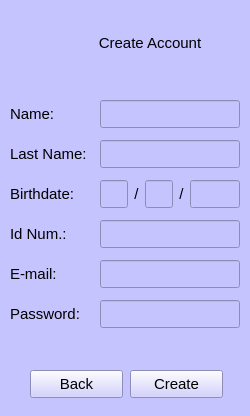
<?xml version="1.0" encoding="UTF-8"?>
<ui version="4.0">
 <class>MainWindowSignIn</class>
 <widget class="QMainWindow" name="MainWindowSignIn">
  <property name="geometry">
   <rect>
    <x>0</x>
    <y>0</y>
    <width>250</width>
    <height>416</height>
   </rect>
  </property>
  <property name="windowTitle">
   <string>MainWindow</string>
  </property>
  <property name="styleSheet">
   <string notr="true">background-color: rgb(198, 196, 255);</string>
  </property>
  <widget class="QWidget" name="centralwidget">
   <widget class="QLabel" name="label_2">
    <property name="geometry">
     <rect>
      <x>10</x>
      <y>100</y>
      <width>55</width>
      <height>28</height>
     </rect>
    </property>
    <property name="font">
     <font>
      <pointsize>11</pointsize>
     </font>
    </property>
    <property name="text">
     <string>Name:</string>
    </property>
   </widget>
   <widget class="QLabel" name="label_3">
    <property name="geometry">
     <rect>
      <x>10</x>
      <y>140</y>
      <width>91</width>
      <height>28</height>
     </rect>
    </property>
    <property name="font">
     <font>
      <pointsize>11</pointsize>
     </font>
    </property>
    <property name="text">
     <string>Last Name:</string>
    </property>
    <property name="alignment">
     <set>Qt::AlignLeading|Qt::AlignLeft|Qt::AlignVCenter</set>
    </property>
   </widget>
   <widget class="QLineEdit" name="name_lineEdit">
    <property name="geometry">
     <rect>
      <x>100</x>
      <y>100</y>
      <width>140</width>
      <height>28</height>
     </rect>
    </property>
    <property name="font">
     <font>
      <pointsize>11</pointsize>
     </font>
    </property>
   </widget>
   <widget class="QLineEdit" name="lastName_lineEdit">
    <property name="geometry">
     <rect>
      <x>100</x>
      <y>140</y>
      <width>140</width>
      <height>28</height>
     </rect>
    </property>
    <property name="font">
     <font>
      <pointsize>11</pointsize>
     </font>
    </property>
   </widget>
   <widget class="QLabel" name="label_4">
    <property name="geometry">
     <rect>
      <x>10</x>
      <y>220</y>
      <width>91</width>
      <height>28</height>
     </rect>
    </property>
    <property name="font">
     <font>
      <pointsize>11</pointsize>
     </font>
    </property>
    <property name="text">
     <string>Id Num.:</string>
    </property>
    <property name="alignment">
     <set>Qt::AlignLeading|Qt::AlignLeft|Qt::AlignVCenter</set>
    </property>
   </widget>
   <widget class="QLineEdit" name="birthdateDay_lineEdit">
    <property name="geometry">
     <rect>
      <x>100</x>
      <y>180</y>
      <width>28</width>
      <height>28</height>
     </rect>
    </property>
    <property name="font">
     <font>
      <pointsize>11</pointsize>
     </font>
    </property>
   </widget>
   <widget class="QLabel" name="label_5">
    <property name="geometry">
     <rect>
      <x>10</x>
      <y>180</y>
      <width>81</width>
      <height>28</height>
     </rect>
    </property>
    <property name="font">
     <font>
      <pointsize>11</pointsize>
     </font>
    </property>
    <property name="text">
     <string>Birthdate:</string>
    </property>
   </widget>
   <widget class="QLineEdit" name="idNumber_lineEdit">
    <property name="geometry">
     <rect>
      <x>100</x>
      <y>220</y>
      <width>140</width>
      <height>28</height>
     </rect>
    </property>
    <property name="font">
     <font>
      <pointsize>11</pointsize>
     </font>
    </property>
   </widget>
   <widget class="QLabel" name="label_6">
    <property name="geometry">
     <rect>
      <x>10</x>
      <y>300</y>
      <width>91</width>
      <height>28</height>
     </rect>
    </property>
    <property name="font">
     <font>
      <pointsize>11</pointsize>
     </font>
    </property>
    <property name="text">
     <string>Password:</string>
    </property>
    <property name="alignment">
     <set>Qt::AlignLeading|Qt::AlignLeft|Qt::AlignVCenter</set>
    </property>
   </widget>
   <widget class="QLineEdit" name="email_lineEdit">
    <property name="geometry">
     <rect>
      <x>100</x>
      <y>260</y>
      <width>140</width>
      <height>28</height>
     </rect>
    </property>
    <property name="font">
     <font>
      <pointsize>11</pointsize>
     </font>
    </property>
   </widget>
   <widget class="QLabel" name="label_9">
    <property name="geometry">
     <rect>
      <x>10</x>
      <y>260</y>
      <width>55</width>
      <height>28</height>
     </rect>
    </property>
    <property name="font">
     <font>
      <pointsize>11</pointsize>
     </font>
    </property>
    <property name="text">
     <string>E-mail:</string>
    </property>
   </widget>
   <widget class="QLineEdit" name="password_lineEdit">
    <property name="geometry">
     <rect>
      <x>100</x>
      <y>300</y>
      <width>140</width>
      <height>28</height>
     </rect>
    </property>
    <property name="font">
     <font>
      <pointsize>11</pointsize>
     </font>
    </property>
   </widget>
   <widget class="QPushButton" name="create_button">
    <property name="geometry">
     <rect>
      <x>130</x>
      <y>370</y>
      <width>93</width>
      <height>28</height>
     </rect>
    </property>
    <property name="font">
     <font>
      <pointsize>11</pointsize>
     </font>
    </property>
    <property name="text">
     <string>Create</string>
    </property>
   </widget>
   <widget class="QLineEdit" name="birthdateMonth_lineEdit">
    <property name="geometry">
     <rect>
      <x>145</x>
      <y>180</y>
      <width>28</width>
      <height>28</height>
     </rect>
    </property>
    <property name="font">
     <font>
      <pointsize>11</pointsize>
     </font>
    </property>
   </widget>
   <widget class="QLabel" name="label_8">
    <property name="geometry">
     <rect>
      <x>129</x>
      <y>180</y>
      <width>15</width>
      <height>28</height>
     </rect>
    </property>
    <property name="font">
     <font>
      <pointsize>11</pointsize>
     </font>
    </property>
    <property name="text">
     <string>/</string>
    </property>
    <property name="alignment">
     <set>Qt::AlignCenter</set>
    </property>
   </widget>
   <widget class="QLabel" name="label_10">
    <property name="geometry">
     <rect>
      <x>174</x>
      <y>180</y>
      <width>15</width>
      <height>28</height>
     </rect>
    </property>
    <property name="font">
     <font>
      <pointsize>11</pointsize>
     </font>
    </property>
    <property name="text">
     <string>/</string>
    </property>
    <property name="alignment">
     <set>Qt::AlignCenter</set>
    </property>
   </widget>
   <widget class="QLineEdit" name="birthdateYear_lineEdit">
    <property name="geometry">
     <rect>
      <x>190</x>
      <y>180</y>
      <width>50</width>
      <height>28</height>
     </rect>
    </property>
    <property name="font">
     <font>
      <pointsize>11</pointsize>
     </font>
    </property>
   </widget>
   <widget class="QWidget" name="layoutWidget">
    <property name="geometry">
     <rect>
      <x>50</x>
      <y>30</y>
      <width>152</width>
      <height>26</height>
     </rect>
    </property>
    <layout class="QHBoxLayout" name="horizontalLayout">
     <item>
      <widget class="QLabel" name="label_7">
       <property name="text">
        <string/>
       </property>
       <property name="pixmap">
        <pixmap resource="../resource.qrc">:/icons/icons/globe.svg</pixmap>
       </property>
      </widget>
     </item>
     <item>
      <widget class="QLabel" name="label">
       <property name="font">
        <font>
         <pointsize>11</pointsize>
        </font>
       </property>
       <property name="text">
        <string>Create Account</string>
       </property>
       <property name="alignment">
        <set>Qt::AlignCenter</set>
       </property>
      </widget>
     </item>
    </layout>
   </widget>
   <widget class="QPushButton" name="back_button">
    <property name="geometry">
     <rect>
      <x>30</x>
      <y>370</y>
      <width>93</width>
      <height>28</height>
     </rect>
    </property>
    <property name="font">
     <font>
      <pointsize>11</pointsize>
     </font>
    </property>
    <property name="text">
     <string>Back</string>
    </property>
   </widget>
   <widget class="QLabel" name="invalidMsg_label">
    <property name="geometry">
     <rect>
      <x>40</x>
      <y>340</y>
      <width>171</width>
      <height>20</height>
     </rect>
    </property>
    <property name="styleSheet">
     <string notr="true">color: rgb(255, 0, 0);</string>
    </property>
    <property name="text">
     <string>&lt;html&gt;&lt;head/&gt;&lt;body&gt;&lt;p&gt;&lt;br/&gt;&lt;/p&gt;&lt;/body&gt;&lt;/html&gt;</string>
    </property>
    <property name="alignment">
     <set>Qt::AlignCenter</set>
    </property>
   </widget>
  </widget>
 </widget>
 <resources>
  <include location="../resource.qrc"/>
 </resources>
 <connections/>
</ui>
